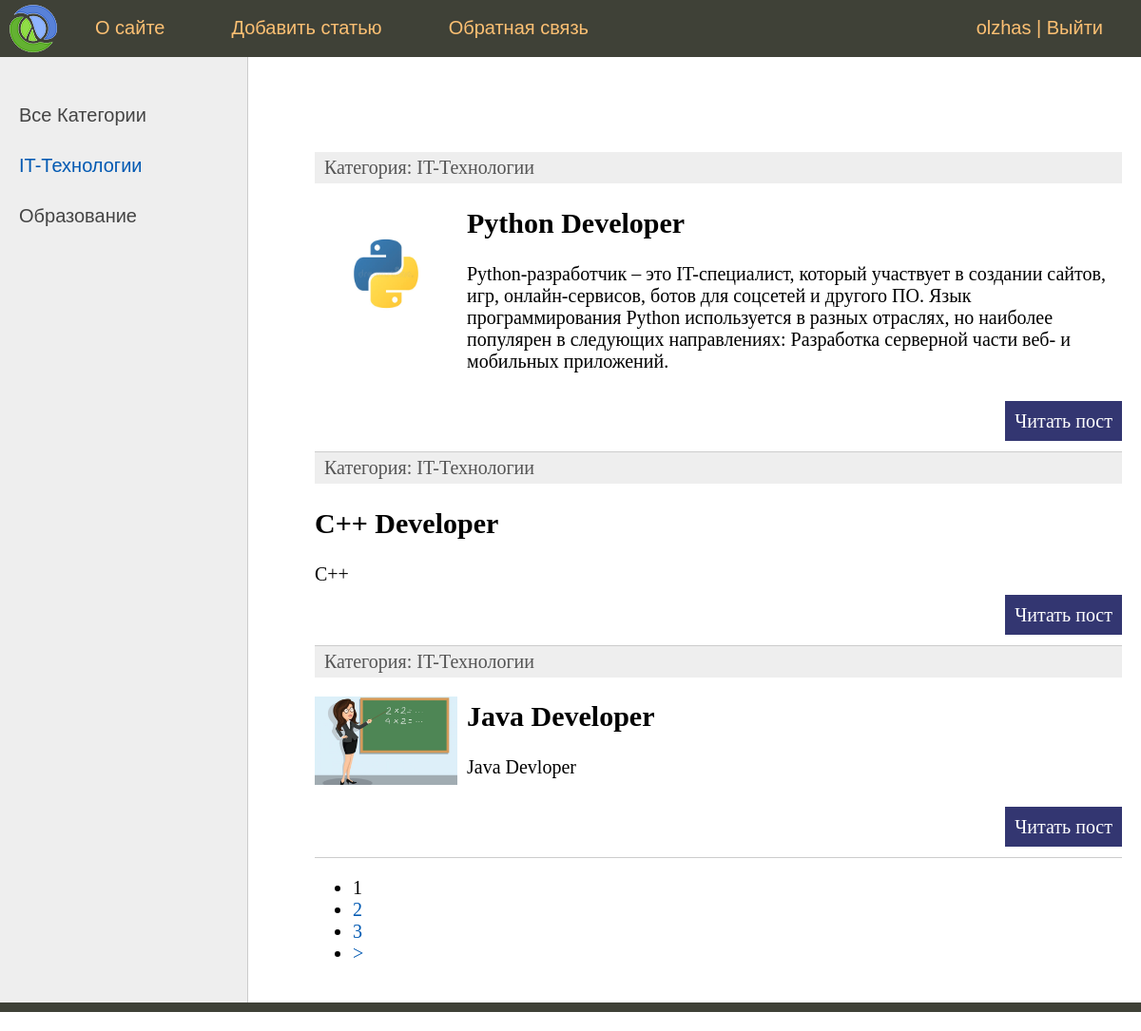
/category/it-tehnologii/ (signed in), run on the app's committed database.
### professions/models.py (models this page shows, shortened)
class Category(models.Model):
    name = models.CharField(max_length=100, db_index=True, verbose_name="Категория")
    slug = models.SlugField(max_length=255, unique=True, db_index=True, verbose_name="URL")
    def __str__(self):
        return self.name
    class Meta:
        verbose_name = 'Категория'
        verbose_name_plural = 'Категории'
        ordering = ['id']

class Professions (models.Model):
    title = models.CharField(max_length=255, verbose_name="Заголовок")
    slug = models.SlugField(max_length=255, unique=True, db_index=True, verbose_name="URL")
    content = models.TextField(blank=True, verbose_name="Текст статьи")
    photo = models.ImageField (upload_to="photos/%Y/%m/%d/", verbose_name="Фото")
    cat = models.ForeignKey('Category', on_delete=models.PROTECT, verbose_name="Категория")
    user = models.ForeignKey(User, verbose_name='Пользователь', on_delete=models.CASCADE)
    def get_absolute_url(self):
        return reverse('post', kwargs={'post_slug':self.slug})
    class Meta:
        verbose_name = 'Профессии'
        verbose_name_plural = 'Профессии'

### professions/views.py (the view)
# urls.py: path('category/<slug:cat_slug>/', ProfessionsCategory.as_view(), name='category'),
class ProfessionsCategory(DataMixin, ListView):
    model = Professions
    template_name = 'professions/index.html'
    context_object_name = 'posts'
    allow_empty = False
    def get_queryset(self):
        return Professions.objects.filter(cat__slug=self.kwargs['cat_slug']).select_related('cat')
    def get_context_data(self, *, object_list=None, **kwargs):
        context = super().get_context_data(**kwargs)
        c = Category.objects.get(slug=self.kwargs['cat_slug'])
        c_def = self.get_user_context(title='Категория - ' + str(c.name),
                                      cat_selected=c.pk)
        return dict(list(context.items()) + list(c_def.items()))

### professions/utils.py (called while the page is built)
    def get_user_context(self, **kwargs):
        context = kwargs
        cats = Category.objects.all()
        context['menu'] = menu
        context['cats'] = cats
        if 'cat_selected' not in context:
            context['cat_selected'] = 0
        return context

### professions/templates/professions/index.html (shortened to what this page needs)
{% extends 'professions/base.html' %}
{% block content %}
<ul class="list-articles">
	{% for p in posts %}
			<li><div class="article-panel">
	<p class="first">Категория: {{p.cat}}</p>
</div>
{% if p.photo %}
	<p><img class="img-article-left thumb" src="{{p.photo.url}}"></p>
{% endif %}
				<h2>{{p.title}}</h2>
	{% autoescape on %}
	{{p.content|linebreaks|truncatewords:50}}
	{% endautoescape %}
			<p class="link-read-post"><a href="{{ p.get_absolute_url }}">Читать пост</a></p>
			</li>
	{% endfor %}
</ul>
{% endblock %}

### professions/templates/professions/base.html (shortened to what this page needs)
{% load static %}
{% load professions_tags %}
<!DOCTYPE html>
<html>
<head>
	<link type="text/css" href="{% static 'professions/css/styles.css' %}" rel="stylesheet" />
</head>
<body>
<table class="table-page" border=0 cellpadding="0" cellspacing="0">
<tr><td valign=top>
{% block mainmenu %}
		<div class="header">
			<ul id="mainmenu" class="mainmenu">
			<li class="logo"><a href="{% url 'home' %}"><div class="logo"></div></a></li>
{% for m in menu %}
				<li><a href="{% url m.url_name %}">{{m.title}}</a></li>
{% endfor %}
				{% if request.user.is_authenticated %}
				<li class="last"> {{user.username}} | <a href="{% url 'logout' %}">Выйти</a></li>
				{% else %}
				<li class="last>"><a href="{% url 'register' %}">Регистрация</a> | <a href="{% url 'login' %}">Войти</a></li>
				{% endif %}
			</ul>
		</div>
{% endblock mainmenu %}
<table class="table-content" border=0 cellpadding="0" cellspacing="0">
<tr>
	<td valign="top" class="left-chapters">
	<ul id="leftchapters">
{% if cat_selected == 0 %}
		<li class="selected">Все Категории</li>
{% else %}
		<li><a href="{% url 'home' %}">Все Категории</a></li>
{% endif %}
{% for c in cats %}
	{% if c.pk == cat_selected %}
		<li class="selected">{{c.name}}</li>
		{% else %}
		<li><a href="{{ c.get_absolute_urlc}}">{{c.name}}</a></li>
		{% endif %}
{% endfor %}
	</ul>
</td>
<td valign="top" class="content">
	<div class="content-text">
{% block content %}
{% endblock %}
{% if page_obj.has_other_pages %}
<nav class="list-pages">
	<ul>
		{% for p in paginator.page_range %}
		{% if page_obj.number == p %}
		<li class="page-num page-num-selected">{{ p }}</li>
		{% elif p >= page_obj.number|add:-2 and p <= page_obj.number|add:2 %}
		<li class="page-num">
			<a href="?page={{ p }}">{{ p }}</a>
		</li>
		{% endif %}
		{% endfor %}
{% if page_obj.has_next %}
<li class="page-num">
	<a href="?page={{ page_obj.next_page_number }}">&gt;</a>
</li>
{% endif %}
	</ul>
</nav>
{% endif %}
	</div>
</td></tr></table>
</td></tr>
<tr><td valign=top>
	<div id="footer">
	</div>
</td></tr></table>
</body>
</html>

### professions/static/professions/css/styles.css (style rules this page uses)
html, body { font-family: 'Arial'; margin: 0; padding: 0; height: 100%; width: 100%; color: #444; }
a { color: #0059b2; text-decoration: none; }
img { max-width: 600px; height: auto; }
img.img-article-left { max-width: 300px; height: auto; float: left; padding: 0 10px 10px 0; }
img.img-article-left.thumb { max-width: 150px; height: auto; }
p.link-read-post { text-align: right; }
p.link-read-post a { padding: 10px; min-width: 100px; background: #333671; color: #fff; text-decoration: none; }
div.article-panel { background: #eee; padding: 5px 10px 5px 10px; box-sizing border-box; overflow: hidden; color: #555; }
div.article-panel p.first { margin: 0; float: left; }
ul.list-articles { list-style: none; margin: 0; padding: 0; }
ul.list-articles li { border-bottom: 1px solid #ccc; }
.table-page { width: 100%; height: 100%; vertical-align: top; }
.table-page tr { height: 100%; }
.header { background: #3F4137; height: 60px; }
.logo { background: url('../images/logo.png') no-repeat 10px 5px; width: 70px; height: 60px; }
ul.mainmenu { list-style: none; margin: 0; padding: 0; height: 60px; color: #fdc073; font-size: 20px; overflow: hidden; }
ul.mainmenu li { float: left; margin: 18px 40px 0 30px; }
ul.mainmenu li.logo { margin: 0; }
ul.mainmenu li.last { float: right; }
ul.mainmenu li a { color: #fdc073; text-decoration: none; }
.table-content { width: 100%; min-height: 100%; height: 100%; }
.left-chapters { margin: 0; background: #eee; border-right: 1px solid #ccc; min-height: 100%; }
.left-chapters ul { width: 230px; min-height: 100%; margin: 0; padding: 20px 10px 10px 20px; list-style: none; font-size: 20px; }
.left-chapters ul li { margin: 30px 0 0 0; color: #999; }
.left-chapters ul li.selected { color: #0059b2; }
.left-chapters ul li a { color: #444; text-decoration: none; }
.content { padding: 40px 20px 20px 40px; width: 100%; box-sizing: border-box; }
.content-text { margin: 60px 0 0 30px; color: #000; font-size: 20px; font-family: Yandex Sans Display Light; }
#footer { box-sizing: border-box; background: #3F4137; padding: 5px; color: #aaa; font-size: 14px; font-family: Verdana, Geneva, Arial, Helvetica; text-align: left; overflow: hidden; }

### data on the page
Category: name "IT-Технологии"
Category: name "Образование"
Professions: cat "IT-Технологии", photo (picture), title "Python Developer", content "Python-разработчик – это IT-специалист, который участвует в создании сайтов, игр, онлайн-сервисов, ботов для соцсетей и другого ПО. Язык программирования Python используется в разных отраслях, но наиболее популярен в следующих направлениях: Разработка серверной части веб- и мобильных приложений."
Professions: cat "IT-Технологии", title "C++ Developer", content "C++"
Professions: cat "IT-Технологии", photo (picture), title "Java Developer", content "Java Devloper"

### other printed values
{{ m.title }} "О сайте" "Добавить статью" "Обратная связь"
{{ user.username }} "olzhas"
{{ p }} "1"
{{ p }} "2" "3"
